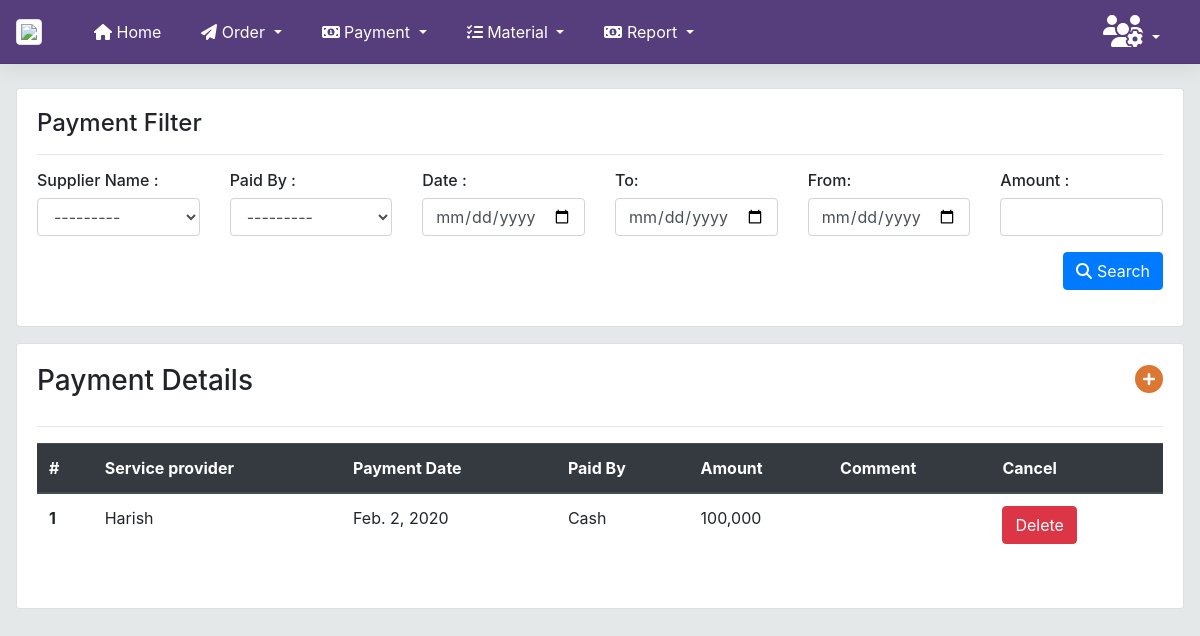
Page /allpayment/ on the committed database.
### printapp/models.py (models this page shows)
class Payment(models.Model):
    supplierName = models.ForeignKey(supplier,on_delete=models.CASCADE)
    Date = models.DateField(default = datetime.now)
    paidIn = models.CharField(max_length=10,choices=Paid_CHOICES,default='Cash')
    credit = models.IntegerField(default=0)
    Comment = models.TextField(blank=True)

class supplier(models.Model):
    Name = models.CharField(max_length=30)
    Company = models.CharField(max_length=30)
    Email = models.EmailField(max_length=254,blank=True,null=True)
    Mobile = models.IntegerField()
    Address = models.TextField(blank=True)
    def __str__(self):
        return self.Name

### printapp/views.py (the view)
# urls.py: path('allpayment/', views.allpayments, name="all-payment"),
def allpayments(request):
    payment_list = Payment.objects.all().order_by('-id')
    Payment_filter = paymentFilter(request.GET, queryset=payment_list)
    context = {
        'filter2': Payment_filter,
    }
    return render(request, 'Allpayment.html', context)

### templates/Allpayment.html
{% extends 'base.html' %}
{% block content %}
{% load humanize %}
{% load widget_tweaks %}
<br>
<div class="row">
    <div class="col">
        <div class="card card-body mr-3 ml-3">
            <form method="get">
                <div class="well">
                    <h4 style="margin-top: 0">Payment Filter</h4>
                    <hr>
                    <div class="row">
                        <div class="form-group col-sm-2 col-md-2">
                            <h6 class="mb-2">Supplier Name :</h6>
                            {% render_field filter2.form.supplierName class="form-control" %}
                        </div>
                        <div class="form-group col-sm-2 col-md-2">
                            <h6 class="mb-2">Paid By :</h6>
                            {% render_field filter2.form.paidIn class="form-control"  %}
                        </div>
                        <div class="form-group col-sm-2 col-md-2">
                            <h6 class="mb-2">Date :</h6>
                            {% render_field filter2.form.Date class="form-control" type="date" %}
                        </div>
                        <div class="form-group col-sm-2 col-md-2">
                            <h6 class="mb-2">To:</h6>
                            {% render_field filter2.form.start_date class="form-control" type="date" %}
                        </div>
                        <div class="form-group col-sm-2 col-md-2">
                            <h6 class="mb-2">From:</h6>
                            {% render_field filter2.form.end_date class="form-control" type="date" %}
                        </div>
                        <div class="form-group col-sm-2 col-md-2">
                            <h6 class="mb-2">Amount :</h6>
                            {% render_field filter2.form.credit class="form-control" %}
                        </div>
                        <div class="form-group col-sm-12 float-right ">
                            <button type="submit" class="btn btn-primary float-right"><i class="fas fa-search"></i>
                                Search
                            </button>
                        </div>
                    </div>
                </div>
            </form>
        </div>
        <div class="card  mx-3 my-3">
            <div class="card-body">
                <div class="row">
                    <div class="col-sm-12">
                        <div class="table table-hover table-responsive">
                            <div class="row">
                                <div class="col">
                                    <h3 class="card-title">Payment Details</h3>
                                </div>
                                <div class="col">
                                    <h3 class="float-right"><a href="{% url 'payment-form'%}" style="color:#DC7633"><i
                                            class="fas fa-plus-circle"></i></a></h3>
                                </div>
                            </div>
                            <hr>
                            <table class="table">
                                <thead class="thead-dark">
                                <tr>
                                    <th scope="col">#</th>
                                    <th scope="col">Service provider</th>
                                    <th scope="col">Payment Date</th>
                                    <th scope="col">Paid By</th>
                                    <th scope="col"> Amount</th>
                                    <th scope="col"> Comment</th>
                                    <th scope="col"> Cancel</th>
                                </tr>
                                </thead>
                                <tbody>
                                {% for i in filter2.qs %}
                                <tr>
                                    <th scope="row">{{forloop.counter}}</th>
                                    <td>{{i.supplierName}}</td>
                                    <td>{{i.Date}}</td>
                                    <td>{{i.paidIn}}</td>
                                    <td>{{i.credit|intcomma}}</td>
                                    <td>{{i.Comment}}</td>
                                    <td>
                                    <a href="{% url 'delete-payment' i.id %}" class="btn btn-danger mr-2" >Delete</a>
                                    </td>
                                </tr>
                                {% endfor %}
                                </tbody>
                            </table>
                        </div>
                    </div>
                </div>
            </div>
        </div>
    </div>
{% endblock %}

### rows in the picture
Payment: supplierName "Harish", Date "Feb. 2, 2020", paidIn "Cash", credit "100,000"
